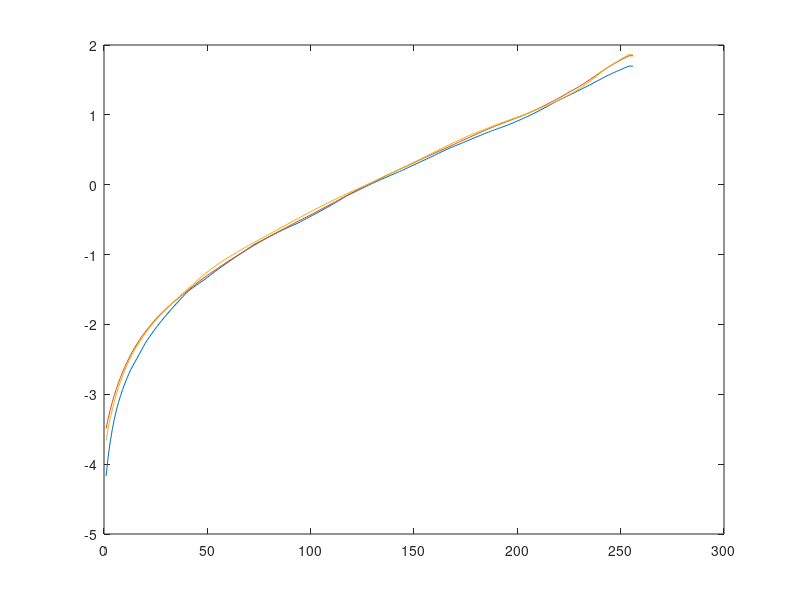
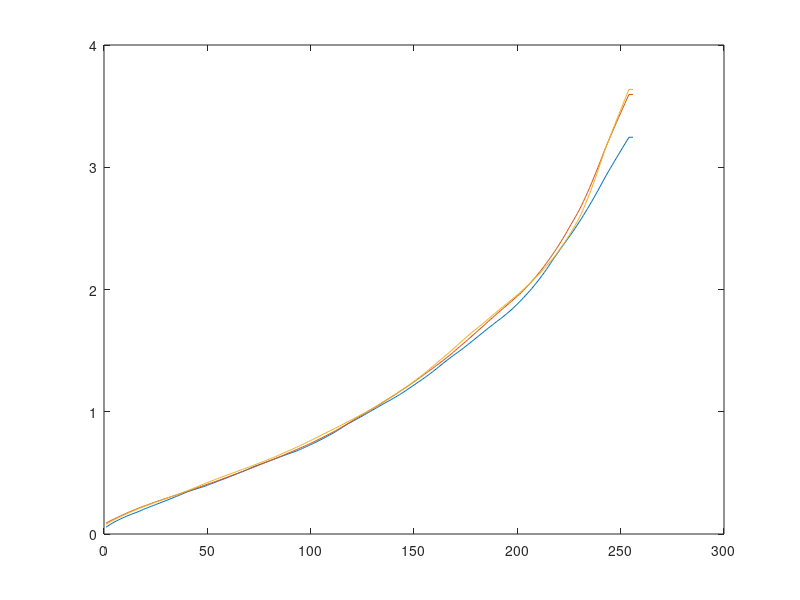

Recreate these plots in MATLAB, in order. (Note: this script raises an error after producing the figures.)
%% Load the gfun data and plot
load ('gfun.mat');
plot (gfun);
figure();
plot (2.^gfun);

%test commit

%%
%Read the images
for i=1:14
    adress = strcat('img', num2str(i), '.tiff');
    images(:,:,:,i) = imread(adress);
    imagesgray(:,:,i) = rgb2gray(images(:,:,:,i));
end


%%
%Find the x and y of the max intensity of the first image
[maxVal ind] = max(max(imagesgray(:,:,1)));
[x y] = ind2sub(size(imagesgray(:,:,1)), ind);
maxPos = [x y];

%Find the x and y of the min intensity of the last image
[minVal ind] = min(min(imagesgray(:,:,14)));
[x y] = ind2sub(size(imagesgray(:,:,14)), ind);
minPos = [x y];

%Find median value of image 9
I = find(imagesgray(:,:,9) == 128);
[x y] = ind2sub(size(imagesgray(:,:,9)), I);
medianPos =[x(2), y(2)];

maxValues = zeros(14,1);
minValues = zeros(14,1);
medianValues = zeros(14,1);
for i=1:14
    maxValues(i) = imagesgray(maxPos(1),maxPos(2),i);
    minValues(i) = imagesgray(minPos(1),minPos(2),i);
    medianValues(i) = imagesgray(medianPos(1),medianPos(2),i);
end

plot(maxValues)
hold on
plot(minValues)
plot(medianValues)

%% E and T
%tj
t = zeros(14,1);
t(1) = 10;
for i=2:14
    t(i)= t(i-1) * 2;
end

E = double(images);
ffun = 2.^gfun;
for n=1:14
    intensity = images(:,:,:,n);
    E(:,:,:,n) = ffun(intensity+1)/(t(n));
end
    

%% Calculate weigthing picture
zmin = 0;
zmax = 255;

W=images;
W(W > zmax/2) = zmax - W(W > zmax/2);
W(W < 20) = 0;

%change to double and normalize
W=double(W);
W = W/255;

%% Calculate the final image
weigthedImage = W(:,:,:,1) .* E(:,:,:,1);
finalImage = zeros(size(weigthedImage));
weightSum =  W(:,:,:,1);
 for n=2:14
        weigthedImage = W(:,:,:,n) .* E(:,:,:,n);
        weightSum = weightSum + W(:,:,:,n);
        finalImage = imadd(finalImage, weigthedImage);

 end
 finalImage = finalImage./weightSum;
 finalImage = tonemap(finalImage);
 imshow(finalImage);
 
%%
%Plot E
for n=1:14
   
    figure();
    imshow(E(:,:,:,n),[]);
  
end
%%
%Plot viktfunktion
for n=1:14
   
    figure();
    imshow(W(:,:,:,n));
  
end

